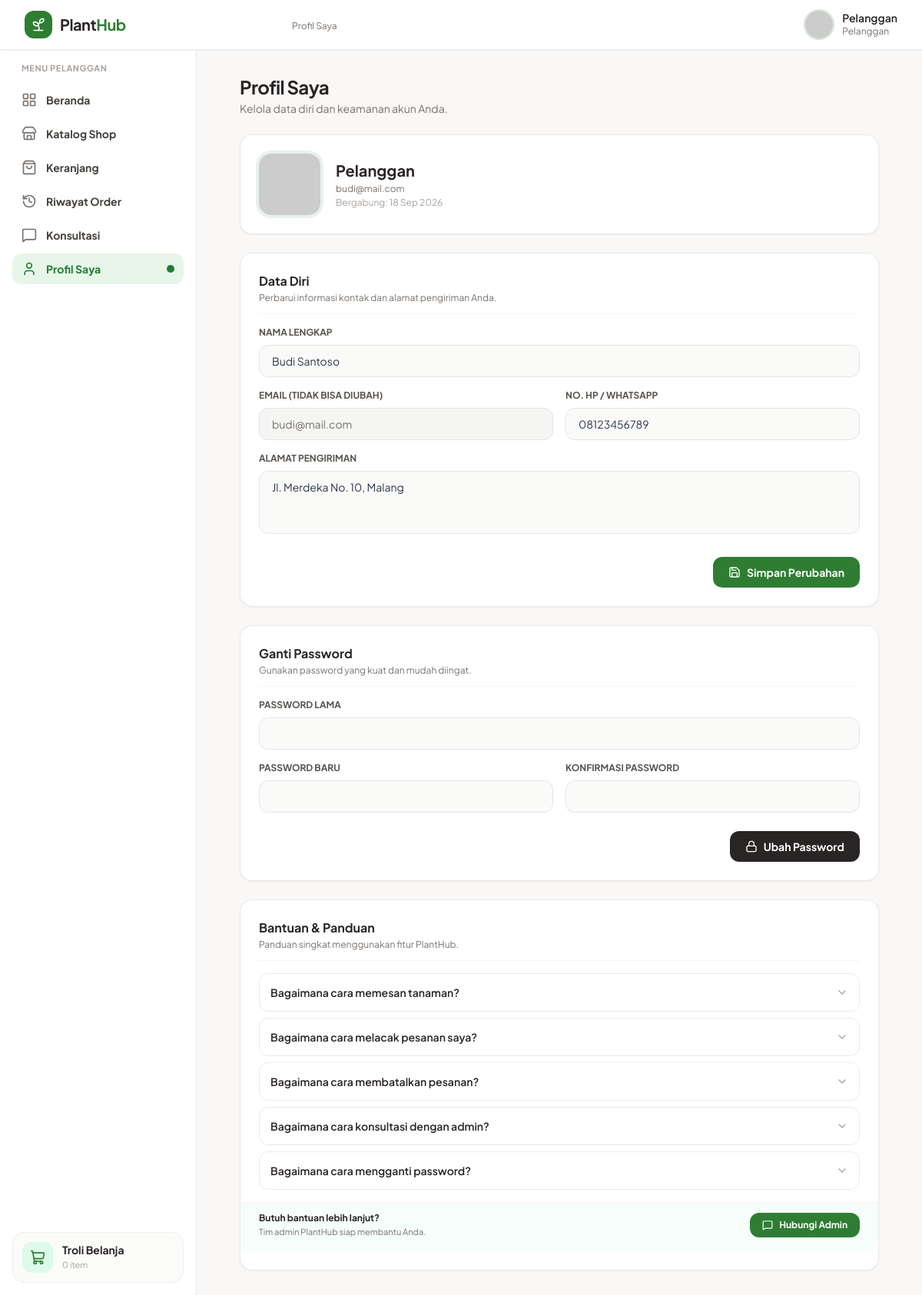
The page /Pelanggan/profil.php (signed in) on the database its author committed.
### tables this page shows
CREATE TABLE users (
    id INT AUTO_INCREMENT PRIMARY KEY,
    nama_lengkap VARCHAR(100) NOT NULL,
    username VARCHAR(50) NOT NULL UNIQUE,
    email VARCHAR(100) NOT NULL UNIQUE,
    password VARCHAR(255) NOT NULL,
    role ENUM('admin','customer') NOT NULL DEFAULT 'customer',
    no_hp VARCHAR(20) NULL,
    alamat TEXT NULL,
    created_at TIMESTAMP DEFAULT CURRENT_TIMESTAMP
);

### Pelanggan/profil.php (the view, shortened to what this page needs)
<?php
require_once '../Config/database.php';
$user_id    = (int)$_SESSION['user_id'];
$nama_user  = $_SESSION['nama_user'] ?? 'Pelanggan';
$cart_count = isset($_SESSION['cart']) ? array_sum($_SESSION['cart']) : 0;
$userData = null;
$qUser = mysqli_query($conn, "SELECT * FROM users WHERE id = $user_id LIMIT 1");
if ($qUser) $userData = mysqli_fetch_assoc($qUser);
?>
<!DOCTYPE html>
<html lang="id">
<head>
    <script src="https://cdn.tailwindcss.com"></script>
</head>
<body class="antialiased min-h-screen flex flex-col">
    <header class="sticky top-0 z-30 bg-white border-b border-stone-200/80 shadow-sm">
        <div class="px-4 sm:px-6 lg:px-8 h-16 flex items-center justify-between gap-4">
            <div class="flex items-center gap-3">
                <a href="dashboard.php" class="flex items-center gap-2.5">
                    <div class="w-9 h-9 rounded-xl bg-[#2E7D32] flex items-center justify-center text-white">
                        <i data-lucide="sprout" class="w-5 h-5"></i>
                    </div>
                    <span class="text-xl font-bold tracking-tight text-stone-800">Plant<span class="text-[#2E7D32]">Hub</span></span>
                </a>
            </div>
            <div class="flex-1 max-w-md hidden md:block">
                <span class="text-xs text-stone-500">Profil Saya</span>
            </div>
            <a href="dashboard.php" class="flex items-center gap-3 pl-1">
                <img src="https://ui-avatars.com/api/?name=<?= urlencode($nama_user) ?>&background=2E7D32&color=fff" class="w-9 h-9 rounded-full ring-2 ring-[#2E7D32]/20">
                <div class="hidden sm:block text-left">
                    <p class="text-sm font-semibold text-stone-800 leading-tight"><?= htmlspecialchars($nama_user) ?></p>
                    <p class="text-xs text-stone-500">Pelanggan</p>
                </div>
            </a>
        </div>
    </header>
    <div class="flex flex-1">
        <aside id="sidebar" class="w-64 bg-white border-r border-stone-200/80 hidden lg:flex flex-col justify-between shrink-0 p-4">
            <div class="space-y-6">
                <nav class="space-y-1">
                    <p class="px-3 text-[11px] font-bold text-stone-400 uppercase tracking-wider mb-3">MENU PELANGGAN</p>
                    <?php
                    $menu = [
                        ['url' => 'dashboard.php', 'icon' => 'layout-grid',    'label' => 'Beranda',        'active' => false],
                        ['url' => 'katalog.php',   'icon' => 'store',          'label' => 'Katalog Shop',   'active' => false],
                        ['url' => 'cart.php',      'icon' => 'shopping-bag',   'label' => 'Keranjang',      'active' => false],
                        ['url' => 'riwayat.php',   'icon' => 'history',        'label' => 'Riwayat Order',  'active' => false],
                        ['url' => 'chat.php',      'icon' => 'message-square', 'label' => 'Konsultasi',     'active' => false],
                        ['url' => 'profil.php',    'icon' => 'user',           'label' => 'Profil Saya',    'active' => true],
                    ];
                    foreach ($menu as $m):
                        $cls = $m['active'] ? 'text-[#1E7D32] bg-[#E8F5E9]' : 'text-stone-700 hover:bg-stone-100';
                    ?>
                        <a href="<?= $m['url'] ?>" class="flex items-center justify-between px-3 py-2.5 text-sm font-bold rounded-xl transition-colors <?= $cls ?>">
                            <div class="flex items-center gap-3">
                                <i data-lucide="<?= $m['icon'] ?>" class="w-5 h-5 <?= $m['active'] ? 'text-[#1E7D32]' : 'text-stone-500' ?>"></i>
                                <span><?= $m['label'] ?></span>
                            </div>
                            <?php if ($m['active']): ?><span class="w-2.5 h-2.5 rounded-full bg-[#1E7D32]"></span><?php endif; ?>
                        </a>
                    <?php endforeach; ?>
                </nav>
            </div>
            <div class="p-3 bg-stone-50/80 border border-stone-200/60 rounded-2xl flex items-center gap-3">
                <div class="w-10 h-10 rounded-xl bg-emerald-100/70 flex items-center justify-center text-[#2E7D32] shrink-0">
                    <i data-lucide="shopping-cart" class="w-5 h-5"></i>
                </div>
                <div class="overflow-hidden">
                    <p class="text-sm font-bold text-stone-800 leading-tight">Troli Belanja</p>
                    <p class="text-[11px] text-stone-400 mt-0.5"><?= $cart_count ?> item</p>
                </div>
            </div>
        </aside>
        <main class="flex-1 p-4 sm:p-6 lg:p-8 max-w-4xl mx-auto w-full space-y-6">
            <div>
                <h1 class="text-2xl font-bold text-stone-800 tracking-tight">Profil Saya</h1>
                <p class="text-sm text-stone-500 mt-0.5">Kelola data diri dan keamanan akun Anda.</p>
            </div>
            <div class="bg-white rounded-2xl border border-stone-200/80 shadow-sm p-6 flex items-center gap-5">
                <img src="https://ui-avatars.com/api/?name=<?= urlencode($nama_user) ?>&background=2E7D32&color=fff&size=128" class="w-20 h-20 rounded-2xl ring-4 ring-[#2E7D32]/10">
                <div>
                    <h2 class="text-xl font-bold text-stone-800"><?= htmlspecialchars($nama_user) ?></h2>
                    <p class="text-xs text-stone-500 mt-0.5"><?= htmlspecialchars($userData['email'] ?? '') ?></p>
                    <p class="text-xs text-stone-400 mt-0.5">Bergabung: <?= !empty($userData['created_at']) ? date('d M Y', strtotime($userData['created_at'])) : '-' ?></p>
                </div>
            </div>
            <div class="bg-white rounded-2xl border border-stone-200/80 shadow-sm p-6 space-y-4">
                <div class="border-b border-stone-100 pb-3">
                    <h2 class="text-base font-bold text-stone-800">Data Diri</h2>
                    <p class="text-xs text-stone-500 mt-0.5">Perbarui informasi kontak dan alamat pengiriman Anda.</p>
                </div>
                <form method="POST" class="space-y-4">
                    <div>
                        <label class="block text-xs font-bold text-stone-600 uppercase mb-2">Nama Lengkap</label>
                        <input type="text" name="nama_lengkap" value="<?= htmlspecialchars($userData['nama_lengkap'] ?? '') ?>" required class="w-full px-4 py-2.5 text-sm bg-stone-50 border border-stone-200 rounded-xl focus:outline-none focus:bg-white focus:border-[#2E7D32]">
                    </div>
                    <div class="grid grid-cols-1 sm:grid-cols-2 gap-4">
                        <div>
                            <label class="block text-xs font-bold text-stone-600 uppercase mb-2">Email (tidak bisa diubah)</label>
                            <input type="email" value="<?= htmlspecialchars($userData['email'] ?? '') ?>" disabled class="w-full px-4 py-2.5 text-sm bg-stone-100 border border-stone-200 rounded-xl text-stone-500 cursor-not-allowed">
                        </div>
                        <div>
                            <label class="block text-xs font-bold text-stone-600 uppercase mb-2">No. HP / WhatsApp</label>
                            <input type="text" name="no_hp" value="<?= htmlspecialchars($userData['no_hp'] ?? '') ?>" class="w-full px-4 py-2.5 text-sm bg-stone-50 border border-stone-200 rounded-xl focus:outline-none focus:bg-white focus:border-[#2E7D32]">
                        </div>
                    </div>
                    <div>
                        <label class="block text-xs font-bold text-stone-600 uppercase mb-2">Alamat Pengiriman</label>
                        <textarea name="alamat" rows="3" class="w-full px-4 py-2.5 text-sm bg-stone-50 border border-stone-200 rounded-xl focus:outline-none focus:bg-white focus:border-[#2E7D32] resize-none"><?= htmlspecialchars($userData['alamat'] ?? '') ?></textarea>
                    </div>
                    <div class="flex justify-end pt-2">
                        <button type="submit" class="inline-flex items-center gap-2 bg-[#2E7D32] text-white px-5 py-2.5 rounded-xl text-sm font-bold hover:bg-emerald-800 transition">
                            <i data-lucide="save" class="w-4 h-4"></i> Simpan Perubahan
                        </button>
                    </div>
                </form>
            </div>
            <div class="bg-white rounded-2xl border border-stone-200/80 shadow-sm p-6 space-y-4">
                <div class="border-b border-stone-100 pb-3">
                    <h2 class="text-base font-bold text-stone-800">Ganti Password</h2>
                    <p class="text-xs text-stone-500 mt-0.5">Gunakan password yang kuat dan mudah diingat.</p>
                </div>
                <form method="POST" class="space-y-4">
                    <div>
                        <label class="block text-xs font-bold text-stone-600 uppercase mb-2">Password Lama</label>
                        <input type="password" name="old_password" required class="w-full px-4 py-2.5 text-sm bg-stone-50 border border-stone-200 rounded-xl focus:outline-none focus:bg-white focus:border-[#2E7D32]">
                    </div>
                    <div class="grid grid-cols-1 sm:grid-cols-2 gap-4">
                        <div>
                            <label class="block text-xs font-bold text-stone-600 uppercase mb-2">Password Baru</label>
                            <input type="password" name="new_password" required minlength="6" class="w-full px-4 py-2.5 text-sm bg-stone-50 border border-stone-200 rounded-xl focus:outline-none focus:bg-white focus:border-[#2E7D32]">
                        </div>
                        <div>
                            <label class="block text-xs font-bold text-stone-600 uppercase mb-2">Konfirmasi Password</label>
                            <input type="password" name="konfirmasi" required minlength="6" class="w-full px-4 py-2.5 text-sm bg-stone-50 border border-stone-200 rounded-xl focus:outline-none focus:bg-white focus:border-[#2E7D32]">
                        </div>
                    </div>
                    <div class="flex justify-end pt-2">
                        <button type="submit" class="inline-flex items-center gap-2 bg-stone-800 text-white px-5 py-2.5 rounded-xl text-sm font-bold hover:bg-stone-900 transition">
                            <i data-lucide="lock" class="w-4 h-4"></i> Ubah Password
                        </button>
                    </div>
                </form>
            </div>
            <div class="bg-white rounded-2xl border border-stone-200/80 shadow-sm p-6 space-y-4">
                <div class="border-b border-stone-100 pb-3">
                    <h2 class="text-base font-bold text-stone-800">Bantuan & Panduan</h2>
                    <p class="text-xs text-stone-500 mt-0.5">Panduan singkat menggunakan fitur PlantHub.</p>
                </div>
                <div class="space-y-2">
                    <details class="group border border-stone-200/80 rounded-xl overflow-hidden">
                        <summary class="cursor-pointer p-3.5 text-sm font-semibold text-stone-800 hover:bg-stone-50 flex items-center justify-between list-none">
                            <span>Bagaimana cara memesan tanaman?</span>
                            <i data-lucide="chevron-down" class="w-4 h-4 text-stone-400 group-open:rotate-180 transition"></i>
                        </summary>
                    </details>
                    <details class="group border border-stone-200/80 rounded-xl overflow-hidden">
                        <summary class="cursor-pointer p-3.5 text-sm font-semibold text-stone-800 hover:bg-stone-50 flex items-center justify-between list-none">
                            <span>Bagaimana cara melacak pesanan saya?</span>
                            <i data-lucide="chevron-down" class="w-4 h-4 text-stone-400 group-open:rotate-180 transition"></i>
                        </summary>
                    </details>
                    <details class="group border border-stone-200/80 rounded-xl overflow-hidden">
                        <summary class="cursor-pointer p-3.5 text-sm font-semibold text-stone-800 hover:bg-stone-50 flex items-center justify-between list-none">
                            <span>Bagaimana cara membatalkan pesanan?</span>
                            <i data-lucide="chevron-down" class="w-4 h-4 text-stone-400 group-open:rotate-180 transition"></i>
                        </summary>
                    </details>
                    <details class="group border border-stone-200/80 rounded-xl overflow-hidden">
                        <summary class="cursor-pointer p-3.5 text-sm font-semibold text-stone-800 hover:bg-stone-50 flex items-center justify-between list-none">
                            <span>Bagaimana cara konsultasi dengan admin?</span>
                            <i data-lucide="chevron-down" class="w-4 h-4 text-stone-400 group-open:rotate-180 transition"></i>
                        </summary>
                    </details>
                    <details class="group border border-stone-200/80 rounded-xl overflow-hidden">
                        <summary class="cursor-pointer p-3.5 text-sm font-semibold text-stone-800 hover:bg-stone-50 flex items-center justify-between list-none">
                            <span>Bagaimana cara mengganti password?</span>
                            <i data-lucide="chevron-down" class="w-4 h-4 text-stone-400 group-open:rotate-180 transition"></i>
                        </summary>
                    </details>
                </div>
                <div class="pt-3 border-t border-stone-100 flex flex-col sm:flex-row items-center justify-between gap-3 bg-emerald-50/50 -mx-6 -mb-6 px-6 py-4 rounded-b-2xl">
                    <div>
                        <p class="text-xs font-bold text-stone-800">Butuh bantuan lebih lanjut?</p>
                        <p class="text-[11px] text-stone-500 mt-0.5">Tim admin PlantHub siap membantu Anda.</p>
                    </div>
                    <a href="chat.php" class="inline-flex items-center gap-2 bg-[#2E7D32] hover:bg-emerald-800 text-white px-4 py-2 rounded-xl text-xs font-bold transition">
                        <i data-lucide="message-square" class="w-3.5 h-3.5"></i>
                        <span>Hubungi Admin</span>
                    </a>
                </div>
            </div>
        </main>
    </div>
</body>
</html>

### Pelanggan/profil.php (style rules this page uses)
body { font-family: 'Plus Jakarta Sans', sans-serif; background-color: #F9F8F6; color: #2D3748; }

### rows shown on the page
users: email "budi@mail.com", created_at "18 Sep 2026", nama_lengkap "Budi Santoso", no_hp "08123456789", alamat "Jl. Merdeka No. 10, Malang"

### other values the page prints
$nama_user "Pelanggan"
$m['label'] "Beranda"
$m['label'] "Katalog Shop"
$m['label'] "Keranjang"
$m['label'] "Riwayat Order"
$m['label'] "Konsultasi"
$m['label'] "Profil Saya"
$cart_count "0"
